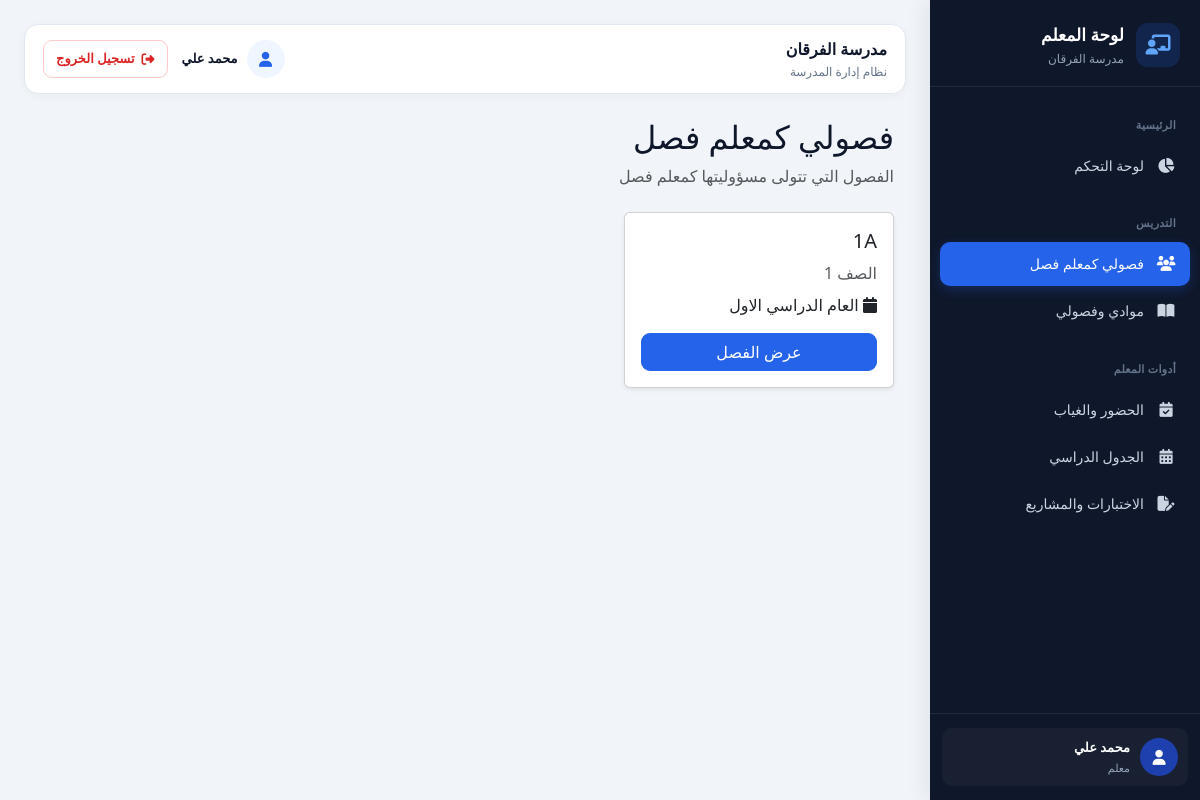
Screenshot of /teacher/classes/ (signed in) with the database file from the repository.
### accounts/models.py (models this page shows, shortened)
class User(AbstractUser):
    class Role(models.TextChoices):
        SCHOOL_MANAGER = "school_manager", "مدير المدرسة"
        TEACHER = "teacher", "معلم"
        STUDENT = "student", "طالب"
    role = models.CharField(
        max_length=30,
        choices=Role.choices,
        default=Role.TEACHER,
        verbose_name="الدور",
    )
    school = models.ForeignKey(
        "schools.School",
        on_delete=models.CASCADE,
        related_name="users",
        null=True,
        blank=True,
        verbose_name="المدرسة",
    )
    phone_number = models.CharField(
        max_length=20,
        blank=True,
    )
    email_verified = models.BooleanField(
        default=False,
        verbose_name="البريد الإلكتروني موثق",
    )
    class Meta:
        verbose_name = "مستخدم"
        verbose_name_plural = "المستخدمون"
    @property
    def is_teacher(self):
        return self.role == self.Role.TEACHER

### schools/models.py (models this page shows, shortened)
class School(models.Model):
    name = models.CharField(
        max_length=255,
        verbose_name="اسم المدرسة",
    )
    slug = models.SlugField(
        max_length=100,
        unique=True,
        verbose_name="الرابط المختصر",
    )
    is_active = models.BooleanField(
        default=True,
        verbose_name="المدرسة مفعلة",
    )
    created_at = models.DateTimeField(
        auto_now_add=True,
    )
    class Meta:
        verbose_name = "مدرسة"
        verbose_name_plural = "المدارس"
        ordering = ["name"]

class AcademicYear(SchoolOwnedModel):
    name = models.CharField(
        max_length=50,
        verbose_name="اسم العام الدراسي",
    )
    start_date = models.DateField(
        verbose_name="تاريخ البداية",
    )
    end_date = models.DateField(
        verbose_name="تاريخ النهاية",
    )
    is_current = models.BooleanField(
        default=False,
        verbose_name="العام الحالي",
    )
    class Meta:
        verbose_name = "عام دراسي"
        verbose_name_plural = "الأعوام الدراسية"
        ordering = ["-start_date"]
        constraints = [
            models.UniqueConstraint(
                fields=["school", "name"],
                name="unique_academic_year_per_school",
            ),
        ]

### academics/models.py (models this page shows, shortened)
class Classroom(SchoolOwnedModel):
    academic_year = models.ForeignKey(
        "schools.AcademicYear",
        on_delete=models.CASCADE,
        related_name="classrooms",
        verbose_name="العام الدراسي",
    )
    name = models.CharField(
        max_length=100,
        verbose_name="اسم الفصل",
    )
    grade_level = models.PositiveIntegerField(
        verbose_name="الصف الدراسي",
    )
    lead_teacher = models.ForeignKey(
        settings.AUTH_USER_MODEL,
        on_delete=models.SET_NULL,
        null=True,
        blank=True,
        related_name="homeroom_classes",
        verbose_name="معلم الفصل",
    )
    class Meta:
        verbose_name = "فصل"
        verbose_name_plural = "الفصول"
        ordering = [
            "grade_level",
            "name",
        ]
        constraints = [
            models.UniqueConstraint(
                fields=[
                    "school",
                    "academic_year",
                    "name",
                ],
                name="unique_classroom_per_year",
            ),
        ]

### schools/views.py (the view)
@teacher_required
def teacher_classes(request):
    teacher = request.user
    school = teacher.school
    classes = (
        Classroom.objects
        .filter(
            school=school,
            lead_teacher=teacher,
        )
        .select_related("academic_year")
        .prefetch_related("students")
        .order_by("grade_level", "name")
    )
    return render(
        request,
        "schools/teacher/classes.html",
        {
            "classes": classes,
        },
    )

### schools/templates/schools/teacher/classes.html
{% extends "schools/teacher/base.html" %}
{% block content %}
<div class="container-fluid">
    <div class="d-flex justify-content-between align-items-center mb-4">
        <div>
            <h2>فصولي كمعلم فصل</h2>
            <p class="text-muted mb-0">
                الفصول التي تتولى مسؤوليتها كمعلم فصل
            </p>
        </div>
    </div>
    {% if classes %}
        <div class="row g-4">
            {% for classroom in classes %}
                <div class="col-md-6 col-lg-4">
                    <div class="card h-100 shadow-sm">
                        <div class="card-body">
                            <h5 class="card-title">
                                {{ classroom.name }}
                            </h5>
                            <p class="text-muted mb-2">
                                الصف {{ classroom.grade_level }}
                            </p>
                            <p class="mb-3">
                                <i class="fa-solid fa-calendar"></i>
                                {{ classroom.academic_year.name }}
                            </p>
                            <a
                                href="{% url 'teacher:class_detail' classroom.pk %}"
                                class="btn btn-primary w-100"
                            >
                                عرض الفصل
                            </a>
                        </div>
                    </div>
                </div>
            {% endfor %}
        </div>
    {% else %}
        <div class="alert alert-info">
            لا توجد فصول مسندة إليك كمعلم فصل حاليًا.
        </div>
    {% endif %}
</div>
{% endblock %}

### schools/templates/schools/teacher/base.html (shortened to what this page needs)
<!DOCTYPE html>
<html lang="ar" dir="rtl">
<head>
    <link
        href="https://cdn.jsdelivr.net/npm/bootstrap@5.3.3/dist/css/bootstrap.rtl.min.css"
        rel="stylesheet"
    >
    <link
        rel="stylesheet"
        href="https://cdnjs.cloudflare.com/ajax/libs/font-awesome/6.5.2/css/all.min.css"
    >
</head>
<body>
    <aside id="sidebar" class="sidebar">
        <div class="sidebar-brand">
            <div class="brand-wrapper">
                <div class="brand-icon">
                    <i class="fa-solid fa-chalkboard-user"></i>
                </div>
                <div class="brand-text">
                    <div class="brand-title">
                        لوحة المعلم
                    </div>
                    <div class="brand-subtitle">
                        {{ request.user.school.name }}
                    </div>
                </div>
            </div>
        </div>
        <nav class="sidebar-nav">
            <div class="sidebar-section-title">
                الرئيسية
            </div>
            <a
                href="{% url 'teacher:dashboard' %}"
                class="sidebar-link
                "
            >
                <i class="fa-solid fa-chart-pie"></i>
                <span class="sidebar-link-text">
                    لوحة التحكم
                </span>
            </a>
            <div class="sidebar-section-title mt-3">
                التدريس
            </div>
            <a
                href="{% url 'teacher:classes' %}"
                class="sidebar-link
                {% if request.resolver_match.url_name == 'classes' %}
                    active
                {% endif %}"
            >
                <i class="fa-solid fa-users"></i>
                <span class="sidebar-link-text">
                    فصولي كمعلم فصل
                </span>
            </a>
            <a
                href="{% url 'teacher:subjects' %}"
                class="sidebar-link
                "
            >
                <i class="fa-solid fa-book-open"></i>
                <span class="sidebar-link-text">
                    موادي وفصولي
                </span>
            </a>
            <div class="sidebar-section-title mt-3">
                أدوات المعلم
            </div>
            <a
                href="{% url 'teacher:attendance' %}"
                class="sidebar-link
                "
            >
                <i class="fa-solid fa-calendar-check"></i>
                <span class="sidebar-link-text">
                    الحضور والغياب
                </span>
            </a>
            <a
                href="#"
                class="sidebar-link"
            >
                <i class="fa-solid fa-calendar-days"></i>
                <span class="sidebar-link-text">
                    الجدول الدراسي
                </span>
            </a>
            <a
                href="{% url 'teacher:assessment_list' %}"
                class="sidebar-link
                "
            >
                <i class="fa-solid fa-file-pen"></i>
                <span class="sidebar-link-text">
                    الاختبارات والمشاريع
                </span>
            </a>
        </nav>
        <div class="sidebar-footer">
            <div class="sidebar-user">
                <div class="sidebar-user-avatar">
                    <i class="fa-solid fa-user"></i>
                </div>
                <div class="sidebar-user-info">
                    <div class="sidebar-user-name">
                        {{ request.user.get_full_name|default:request.user.username }}
                    </div>
                    <div class="sidebar-user-role">
                        معلم
                    </div>
                </div>
            </div>
        </div>
    </aside>
    <main class="main-content">
        <header class="topbar">
            <div class="topbar-right">
                <div class="topbar-school">
                    <div class="topbar-school-name">
                        {{ request.user.school.name }}
                    </div>
                    <div class="topbar-school-label">
                        نظام إدارة المدرسة
                    </div>
                </div>
            </div>
            <div class="topbar-left">
                <div class="topbar-user">
                    <div class="topbar-avatar">
                        <i class="fa-solid fa-user"></i>
                    </div>
                    <div class="topbar-user-name">
                        {{ request.user.get_full_name|default:request.user.username }}
                    </div>
                </div>
                <form
                    method="post"
                    action="{% url 'accounts:logout' %}"
                    class="logout-form"
                >
                    <button
                        type="submit"
                        class="logout-btn"
                        title="تسجيل الخروج"
                    >
                        <i class="fa-solid fa-right-from-bracket"></i>
                        <span>
                            تسجيل الخروج
                        </span>
                    </button>
                </form>
            </div>
        </header>
        {% block content %}{% endblock %}
    </main>
</body>
</html>

### schools/templates/schools/teacher/base.html (style rules this page uses)
:root { --sidebar-width: 270px; --sidebar-bg: #0f172a; --sidebar-hover: #1e293b; --sidebar-active: #2563eb; --sidebar-text: #cbd5e1; --sidebar-muted: #64748b; --page-bg: #f1f5f9; --card-bg: #ffffff; --primary: #2563eb; --primary-dark: #1d4ed8; --success: #16a34a; --warning: #d97706; --danger: #dc2626; --info: #0891b2; --text-dark: #0f172a; --text-muted: #64748b; --border: #e2e8f0; --radius: 14px; }
* { box-sizing: border-box; }
html { min-height: 100%; }
body { margin: 0; min-height: 100vh; background: var(--page-bg); color: var(--text-dark); font-family: "Tajawal", "Segoe UI", Tahoma, Arial, sans-serif; }
a { text-decoration: none; }
button, a { -webkit-tap-highlight-color: transparent; }
.sidebar { position: fixed; top: 0; right: 0; width: var(--sidebar-width); height: 100vh; background: var(--sidebar-bg); color: #fff; display: flex; flex-direction: column; z-index: 1050; overflow-y: auto; box-shadow: -4px 0 20px rgba(15, 23, 42, 0.08); transition: transform 0.25s ease; }
.sidebar-brand { padding: 22px 20px 18px; border-bottom: 1px solid rgba(255,255,255,0.08); }
.brand-wrapper { display: flex; align-items: center; gap: 12px; }
.brand-icon { width: 44px; height: 44px; border-radius: 12px; background: rgba(37, 99, 235, 0.18); display: flex; align-items: center; justify-content: center; color: #60a5fa; font-size: 20px; flex-shrink: 0; }
.brand-text { min-width: 0; }
.brand-title { font-size: 17px; font-weight: 800; color: #fff; margin: 0; }
.brand-subtitle { color: #94a3b8; font-size: 12px; margin-top: 2px; white-space: nowrap; overflow: hidden; text-overflow: ellipsis; }
.sidebar-nav { padding: 18px 10px; flex: 1; }
.sidebar-section-title { padding: 12px 14px 7px; color: var(--sidebar-muted); font-size: 11px; font-weight: 800; text-transform: uppercase; letter-spacing: 0.3px; }
.sidebar-link { display: flex; align-items: center; gap: 12px; min-height: 44px; margin: 3px 0; padding: 10px 14px; border-radius: 10px; color: var(--sidebar-text); font-size: 14px; font-weight: 500; transition: background 0.2s ease, color 0.2s ease, transform 0.2s ease; }
.sidebar-link.active { background: var(--sidebar-active); color: #fff; box-shadow: 0 4px 12px rgba(37, 99, 235, 0.25); }
.sidebar-link i { width: 20px; text-align: center; font-size: 15px; flex-shrink: 0; }
.sidebar-link-text { flex: 1; }
.sidebar-footer { padding: 14px 12px; border-top: 1px solid rgba(255,255,255,0.08); }
.sidebar-user { display: flex; align-items: center; gap: 10px; padding: 10px; border-radius: 10px; background: rgba(255,255,255,0.04); }
.sidebar-user-avatar { width: 38px; height: 38px; border-radius: 50%; background: #1e40af; color: #fff; display: flex; align-items: center; justify-content: center; font-size: 15px; flex-shrink: 0; }
.sidebar-user-info { min-width: 0; flex: 1; }
.sidebar-user-name { color: #fff; font-size: 13px; font-weight: 700; white-space: nowrap; overflow: hidden; text-overflow: ellipsis; }
.sidebar-user-role { color: #94a3b8; font-size: 11px; margin-top: 2px; }
.main-content { margin-right: var(--sidebar-width); min-height: 100vh; padding: 24px; }
.topbar { background: #fff; border: 1px solid var(--border); border-radius: var(--radius); min-height: 70px; padding: 12px 18px; margin-bottom: 24px; display: flex; align-items: center; justify-content: space-between; gap: 15px; box-shadow: 0 2px 8px rgba(15, 23, 42, 0.04); }
.topbar-right { display: flex; align-items: center; gap: 12px; min-width: 0; }
.topbar-school { min-width: 0; }
.topbar-school-name { font-size: 16px; font-weight: 800; white-space: nowrap; overflow: hidden; text-overflow: ellipsis; }
.topbar-school-label { color: var(--text-muted); font-size: 12px; margin-top: 2px; }
.topbar-left { display: flex; align-items: center; gap: 14px; }
.topbar-user { display: flex; align-items: center; gap: 9px; }
.topbar-avatar { width: 38px; height: 38px; border-radius: 50%; background: #eff6ff; color: var(--primary); display: flex; align-items: center; justify-content: center; font-size: 15px; }
.topbar-user-name { font-size: 13px; font-weight: 700; }
.logout-form { margin: 0; }
.logout-btn { display: inline-flex; align-items: center; justify-content: center; gap: 7px; border: 1px solid #fecaca; background: #fff; color: var(--danger); border-radius: 9px; font-size: 13px; font-weight: 600; padding: 8px 12px; transition: background 0.2s ease, color 0.2s ease, border-color 0.2s ease; }
.btn { border-radius: 9px; }
.btn-primary { background: var(--primary); border-color: var(--primary); }

### rows the page displays
User: user.school.name "مدرسة الفرقان", user.get_full_name "محمد علي"
Classroom: name "1A", grade_level "1", academic_year.name "العام الدراسي الاول"
